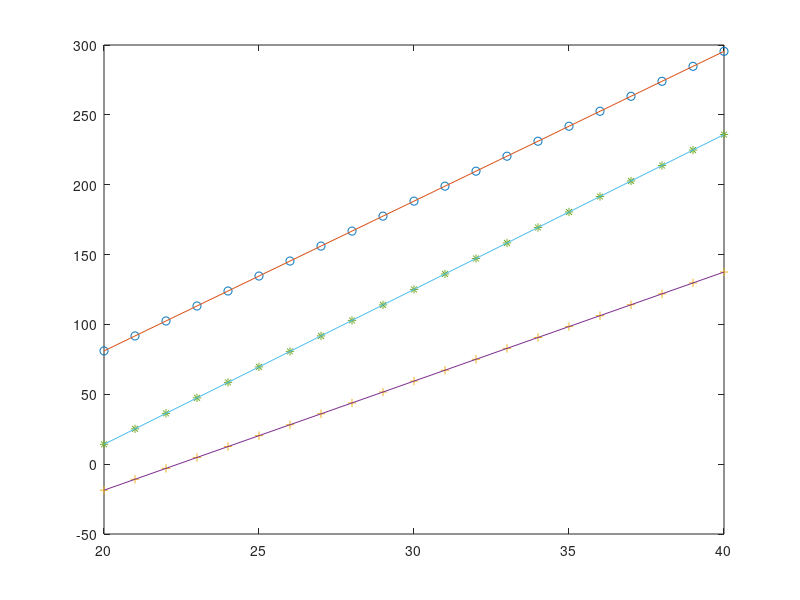

This chart was generated by the following MATLAB code:
y=load('water.txt');
x=load('temper.txt');
x0=x(:,1)';
x1=x(:,2)';
xa=(x0+x1)./2;
x2=20:1:40;
a1=polyfit(x0,y,1);
a2=polyfit(x1,y,1);
a3=polyfit(xa,y,1);
y1=a1(1)*x2+a1(2);
y2=a2(1)*x2+a2(2);
y3=a3(1)*x2+a3(2);
plot(x2,y1,'o',x2,y1)
hold on
plot(x2,y2,'+',x2,y2)
hold on
plot(x2,y3,'*',x2,y3)


